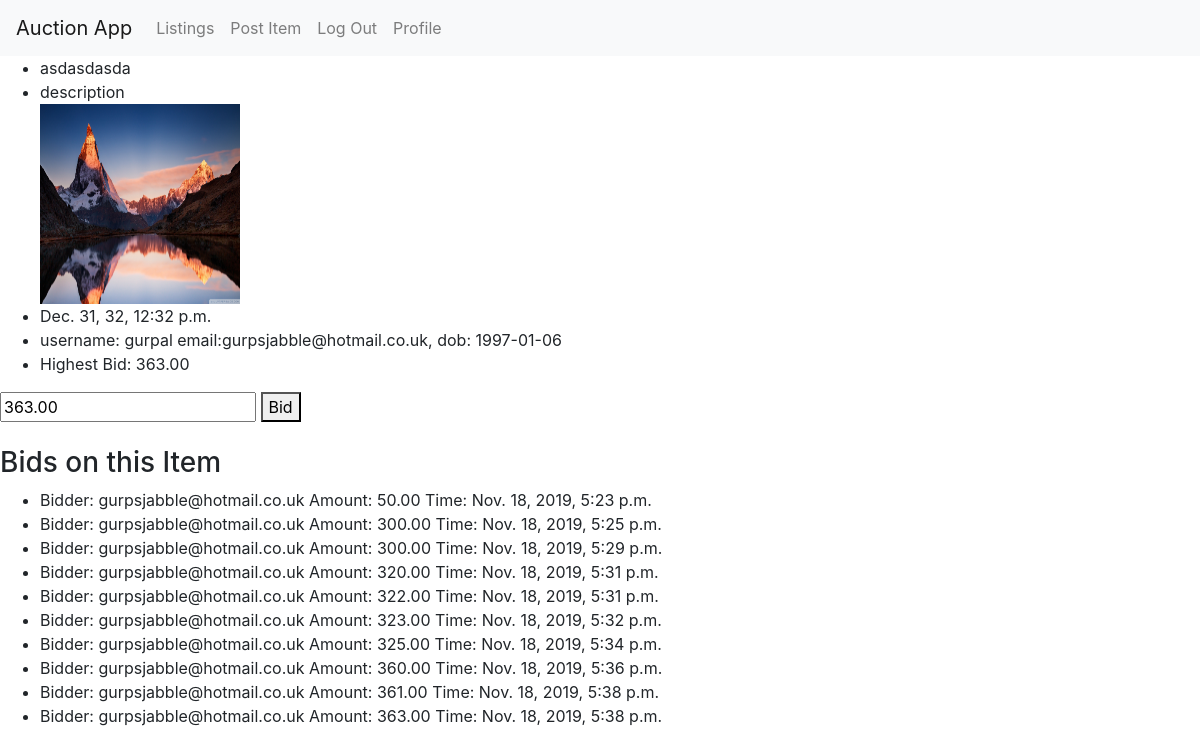
Screenshot of /auction/listings/13 (signed in) with the database file from the repository.
### auction/models.py (models this page shows)
class Item(models.Model):
  title = models.CharField(max_length=100)
  description = models.CharField(max_length=100)
  image = models.ImageField(upload_to='gallery', blank=True, null=True)
  endDateTime = models.DateTimeField(default=now, editable=True)
  userProfile = models.ForeignKey(UserProfile, on_delete=models.CASCADE)
  price = models.DecimalField(max_digits=8, decimal_places=2, default=0.99)

class UserProfile(User):
    dob = models.DateField(max_length=8)
    def __str__(self):
          return "username: " + self.username +  '\nemail:' + self.email + ", \ndob: " + str(self.dob)

class Bid(models.Model):
  userProfile = models.ForeignKey(UserProfile, on_delete=models.CASCADE)
  item = models.ForeignKey(Item, on_delete=models.CASCADE)
  amount = models.DecimalField(max_digits=8, decimal_places=2)
  bidDateTime = models.DateTimeField()

### auction/views.py (the view)
# urls.py: path('listings/<int:itemid>', views.listing, name='listing'),
def listing(request, itemid):
    item = Item.objects.get(pk=itemid)
    bids = Bid.objects.filter(item = itemid);
    context = {
        'item': item,
        'bids': bids
    }
    return render(request, 'auction/listing.html', context)

### auction/templates/auction/listing.html (shortened to what this page needs)
{% load static %}
<!DOCTYPE html>
<html>
  <head>
    <link
      rel="stylesheet"
      type="text/css"
      href="{% static 'auction/listings.css' %}"
    />
    <link
      rel="stylesheet"
      href="https://maxcdn.bootstrapcdn.com/bootstrap/4.1.3/css/bootstrap.min.css"
    />
  </head>
  <body>
    <nav class="navbar navbar-expand-lg navbar-light bg-light">
      <a class="navbar-brand" href="/auction/">Auction App</a>
      <div class="collapse navbar-collapse" id="navbarSupportedContent">
        <ul class="navbar-nav mr-auto">
          <li class="nav-item">
            <a class="nav-link" href="/auction/listings"
              >Listings <span class="sr-only">(current)</span></a
            >
          </li>
          {% if request.session.username is None %}
          <li class="nav-item">
            <a class="nav-link" href="/auction/login"
              >Log In <span class="sr-only">(current)</span></a
            >
          </li>
          {% else %}
          <li class="nav-item">
            <a class="nav-link" href="/auction/list"
              >Post Item <span class="sr-only">(current)</span></a
            >
          </li>
          <li class="nav-item">
            <a class="nav-link" href="/auction/logout"
              >Log Out <span class="sr-only">(current)</span></a
            >
          </li>
          <li class="nav-item">
              <a class="nav-link" href="/auction/profile"
                >Profile <span class="sr-only">(current)</span></a
              >
            </li
          {% endif %}
        </ul>
      </div>
    </nav>
    {% if item %}
    <ul id="item" itemid="{{item.id}}">
      <li>{{ item.title }}</li>
      <li>{{ item.description }}</li>
      <img src="{{ item.image.url }}" width="200px" height="200px" />
      <li>{{ item.endDateTime }}</li>
      <li>{{ item.userProfile }}</li>
      <li>Highest Bid: {{ item.price }}</li>
    </ul>
    {% if request.session.username %}
    <input
      id="bid-amount"
      type="number"
      name="number"
      value="{{ item.price }}"
    />
    <button type="button" name="button" onclick="bidOnItem()">Bid</button>
    <br /><br />
    {% else %}
    <a href="/auction/login">Login to Bid</a>
    {% endif %} {% else %}
    <p>item doesnt exist</p>
    {% endif %} {% if bids %}
    <h3>Bids on this Item</h3>
    <ul>
      {% for bid in bids %}
      <li>
        Bidder: {{bid.userProfile.email}} Amount: {{bid.amount}} Time:
        {{bid.bidDateTime}}
      </li>
      {% endfor %}
    </ul>
    {% endif %}
  </body>
</html>

### rows the page displays
Item: title "asdasdasda", description "description", image (picture), endDateTime "Dec. 31, 32, 12:32 p.m.", userProfile "username: gurpal email:gurpsjabble@hotmail.co.uk, dob: 1997-01-06", price "363.00", number "363.00"
Bid: userProfile.email "gurpsjabble@hotmail.co.uk", amount "50.00", bidDateTime "Nov. 18, 2019, 5:23 p.m."
Bid: userProfile.email "gurpsjabble@hotmail.co.uk", amount "300.00", bidDateTime "Nov. 18, 2019, 5:25 p.m."
Bid: userProfile.email "gurpsjabble@hotmail.co.uk", amount "300.00", bidDateTime "Nov. 18, 2019, 5:29 p.m."
Bid: userProfile.email "gurpsjabble@hotmail.co.uk", amount "320.00", bidDateTime "Nov. 18, 2019, 5:31 p.m."
Bid: userProfile.email "gurpsjabble@hotmail.co.uk", amount "322.00", bidDateTime "Nov. 18, 2019, 5:31 p.m."
Bid: userProfile.email "gurpsjabble@hotmail.co.uk", amount "323.00", bidDateTime "Nov. 18, 2019, 5:32 p.m."
Bid: userProfile.email "gurpsjabble@hotmail.co.uk", amount "325.00", bidDateTime "Nov. 18, 2019, 5:34 p.m."
Bid: userProfile.email "gurpsjabble@hotmail.co.uk", amount "360.00", bidDateTime "Nov. 18, 2019, 5:36 p.m."
Bid: userProfile.email "gurpsjabble@hotmail.co.uk", amount "361.00", bidDateTime "Nov. 18, 2019, 5:38 p.m."
Bid: userProfile.email "gurpsjabble@hotmail.co.uk", amount "363.00", bidDateTime "Nov. 18, 2019, 5:38 p.m."
